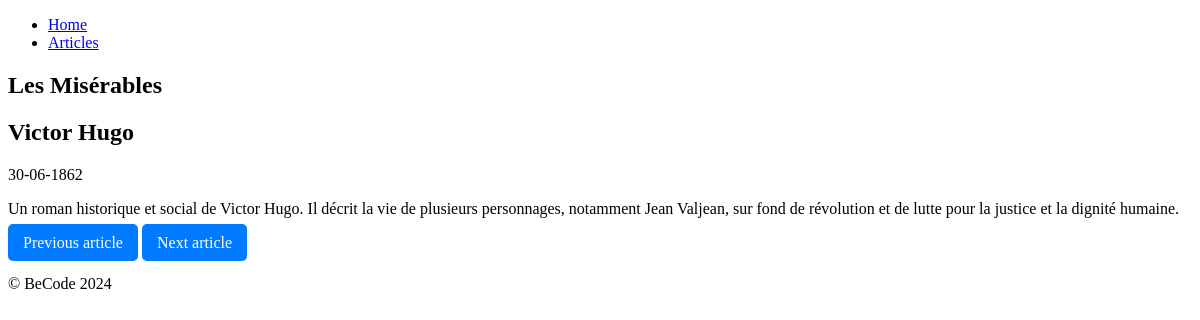
The page /articles/2 on the database its author committed.
### tables this page shows
CREATE TABLE `articles` (
  `id` bigint(9) NOT NULL,
  `title` varchar(255) NOT NULL,
  `description` text NOT NULL,
  `publish_date` date DEFAULT NULL,
  `author` varchar(250) NOT NULL
);

### Controller/ArticleController.php (called while the page is built, shortened)
<?php
class ArticleController
{
    public function show($id)
    {
        $article = $this->getArticleById($id);
        $allIds = $this->getAllArticleIds();
        list($previousId, $nextId) = $this->getAdjacentIds($allIds, $id);
        require __DIR__ . '/../View/articles/show.php';
    }
    private function getArticleById($id)
    {
        include(__DIR__ . '/../config/db-config.php');
        $sql = "SELECT * FROM articles WHERE id = :id";
        $stmt = $pdo->prepare($sql);
        $stmt->bindParam(':id', $id);
        $stmt->execute();
        $rawArticle = $stmt->fetch(PDO::FETCH_ASSOC);
        if ($rawArticle) {
            return new Article($rawArticle['id'], $rawArticle['title'], $rawArticle['description'], $rawArticle['publish_date'], $rawArticle['author']);
        }
        return null;
    }
    private function getAllArticleIds()
    {
        include(__DIR__ . '/../config/db-config.php');
        $sql = "SELECT id FROM articles ORDER BY id";
        $stmt = $pdo->prepare($sql);
        $stmt->execute();
        return $stmt->fetchAll(PDO::FETCH_COLUMN, 0);
    }
    private function getAdjacentIds($allIds, $currentId)
    {
        $currentIndex = array_search($currentId, $allIds);
        $previousId = $currentIndex > 0 ? $allIds[$currentIndex - 1] : null;
        $nextId = $currentIndex < count($allIds) - 1 ? $allIds[$currentIndex + 1] : null;
        return [$previousId, $nextId];
    }
}

### public/index.php (called while the page is built, shortened)
<?php
try {
    require_once __DIR__ . '/../Core/Router.php';
    require_once __DIR__ . '/../Controller/ArticleController.php';
    require_once __DIR__ . '/../Model/Article.php';
    $router = new Router();
    $router->dispatch($_SERVER['REQUEST_METHOD'], $_SERVER['REQUEST_URI']);
} catch (Exception $e) {
    error_log($e->getMessage());
    error_log($e->getTraceAsString());
    http_response_code(500);
    require __DIR__ . '/../View/errors/500.php';
}

### Model/Article.php (called while the page is built, shortened)
<?php
class Article
{
    public ?string $publishDate;
    public function __construct(int $id, string $title, ?string $description, ?string $publishDate, string $author)
    {
        $this->title = $title;
        $this->description = $description;
        $this->publishDate = $publishDate;
        $this->author = $author;
    }
    public function formatPublishDate($format = 'd-m-Y')
    {
        try {
            $date = new DateTime($this->publishDate);
            return $date->format($format);
        } catch (Exception $e) {
            return 'Invalid date format';
        }
    }
}

### View/articles/show.php (the view)
<?php require __DIR__ . '/../includes/header.php' ?>
<section>
    <h1><?= htmlspecialchars($article->title, ENT_QUOTES, 'UTF-8') ?></h1>
    <h2><?= htmlspecialchars($article->author, ENT_QUOTES, 'UTF-8') ?></h2>
    <p><?= htmlspecialchars($article->formatPublishDate(), ENT_QUOTES, 'UTF-8') ?></p>
    <p><?= htmlspecialchars($article->description, ENT_QUOTES, 'UTF-8') ?></p>
    <nav class="navigation">
        <?php if ($previousId) : ?>
            <a href="/articles/<?= htmlspecialchars($previousId, ENT_QUOTES, 'UTF-8') ?>" class="button">Previous article</a>
        <?php else : ?>
            <span class="button disabled">Previous article</span>
        <?php endif; ?>
        <?php if ($nextId) : ?>
            <a href="/articles/<?= htmlspecialchars($nextId, ENT_QUOTES, 'UTF-8') ?>" class="button">Next article</a>
        <?php else : ?>
            <span class="button disabled">Next article</span>
        <?php endif; ?>
        </nav>
</section>
<?php require __DIR__ . '/../includes/footer.php' ?>

### Core/Router.php (shortened to what this page needs)
<?php
class Router
{
    protected $routes = [];
    protected $prefix = '';
    public function addRoute($method, $uri, $action)
    {
        $uri = '/' . trim($this->prefix . '/' . trim($uri, '/'), '/');
        $this->routes[] = [
            'method' => $method,
            'uri' => $uri,
            'action' => $action
        ];
    }
    protected function uriMatches($routeUri, $requestUri, &$matches = [])
    {
        $routeUri = rtrim($routeUri, '/');
        $requestUri = rtrim($requestUri, '/');
        $pattern = preg_replace('/\/{([^\/]+)}/', '/([^/]+)', $routeUri);
        $pattern = "#^" . $pattern . "$#";
        return preg_match($pattern, $requestUri, $matches);
    }
    public function dispatch($method, $uri)
    {
        $uri = $this->removeQueryString($uri);
        foreach ($this->routes as $route) {
            $matches = [];
            if ($route['method'] === $method && $this->uriMatches($route['uri'], $uri, $matches)) {
                array_shift($matches);
                return $this->callAction($route['action'], $matches);
            }
        }
    }
    protected function callAction($action, $params = [])
    {
        if (is_array($action) && count($action) === 2) {
            $controller = new $action[0]();
            return call_user_func_array([$controller, $action[1]], $params);
        }
        throw new Exception("Invalid route action");
    }
    protected function removeQueryString($uri)
    {
        return strtok($uri, '?');
    }
    public function setPrefix($prefix)
    {
        $this->prefix = '/' . trim($prefix, '/');
    }
}

### View/includes/header.php (shortened to what this page needs)
<!doctype html>
<html lang="en">
<head>
    <link rel="stylesheet" href="../../assets/css/style.css">
</head>
<body>
    <header>
        <ul>
            <li>
                <a href="/">Home</a>
            </li>
            <li>
                <a href="/articles">Articles</a>
            </li>
        </ul>
    </header>

### View/includes/footer.php
    <footer>
        &copy; BeCode <?php echo date('Y')?>
    </footer>
</body>
</html>

### assets/css/style.css (style rules this page uses)
nav { min-height: -moz-fit-content; min-height: fit-content; margin-bottom: 2%; }
nav .button { padding: 10px 15px; text-decoration: none; background-color: #007bff; color: white; border-radius: 5px; }

### rows shown on the page
articles: title "Les Misérables", author "Victor Hugo", publish_date "30-06-1862", description "Un roman historique et social de Victor Hugo. Il décrit la vie de plusieurs personnages, notamment Jean Valjean, sur fond de révolution et de lutte pour la justice et la dignité humaine."
